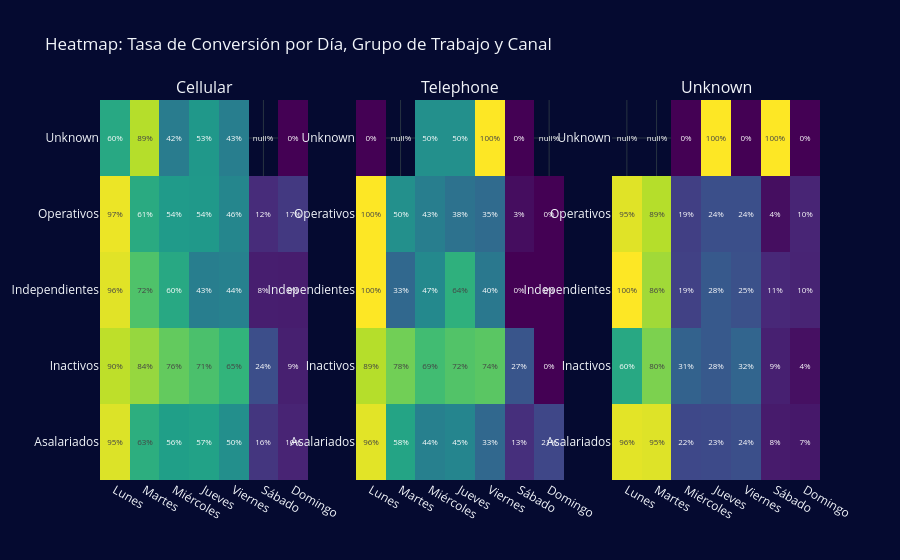

The notebook cell this image was saved under:
### Code cell
#heatmap
# Ordenar días
tasa_cruce_canal["day_of_week"] = pd.Categorical(
    tasa_cruce_canal["day_of_week"], categories=dias, ordered=True
)

# Un heatmap por canal
canales = tasa_cruce_canal["contact"].unique()

fig = make_subplots(
    rows=1, cols=len(canales),
    subplot_titles=[c.capitalize() for c in ["cellular", "telephone", "unknown"]]
)

for i, canal in enumerate(["cellular", "telephone", "unknown"], start=1):
    df_canal = (
        tasa_cruce_canal[tasa_cruce_canal["contact"] == canal]
        .pivot(index="job_group", columns="day_of_week", values="tasa_%")
    )

    fig.add_trace(
        go.Heatmap(
            z=df_canal.values,
            x=df_canal.columns.tolist(),
            y=df_canal.index.tolist(),
            colorscale="viridis",
            zmin=0, zmax=100,
            text=df_canal.values.round(0),
            texttemplate="%{text}%",
            showscale=False,
    
            colorbar=dict(title="Tasa (%)") if i == 3 else None
        ),
        row=1, col=i
    )

fig.update_layout(title="Heatmap: Tasa de Conversión por Día, Grupo de Trabajo y Canal")

fig.show()

### Figure 1 — Plotly figure (JSON) as saved in the notebook; plotly's stock layout.template omitted (floating-point values rounded to 4 significant figures)
{"data": [{"colorscale": [[0, "#440154"], [0.1111, "#482878"], [0.2222, "#3e4989"], [0.3333, "#31688e"], [0.4444, "#26828e"], [0.5556, "#1f9e89"], [0.6667, "#35b779"], [0.7778, "#6ece58"], [0.8889, "#b5de2b"], [1, "#fde725"]], "showscale": false, "text": [[95, 63, 56, 57, 50, 16, 10], [90, 84, 76, 71, 65, 24, 9], [96, 72, 60, 43, 44, 8, 8], [97, 61, 54, 54, 46, 12, 17], [60, 89, 42, 53, 43, null, 0]], "texttemplate": "%{text}%", "type": "heatmap", "x": ["Lunes", "Martes", "Miércoles", "Jueves", "Viernes", "Sábado", "Domingo"], "xaxis": "x", "y": ["Asalariados", "Inactivos", "Independientes", "Operativos", "Unknown"], "yaxis": "y", "z": [[94.97, 62.74, 56.2, 57.29, 49.55, 15.8, 9.88], [90.3, 83.96, 75.62, 70.94, 65.26, 23.94, 8.7], [95.65, 71.83, 60, 42.62, 43.82, 8.33, 7.89], [97.31, 60.98, 54.39, 53.65, 46.08, 12.29, 16.67], [60, 88.89, 41.67, 53.33, 42.86, null, 0]], "zmax": 100, "zmin": 0}, {"colorscale": [[0, "#440154"], [0.1111, "#482878"], [0.2222, "#3e4989"], [0.3333, "#31688e"], [0.4444, "#26828e"], [0.5556, "#1f9e89"], [0.6667, "#35b779"], [0.7778, "#6ece58"], [0.8889, "#b5de2b"], [1, "#fde725"]], "showscale": false, "text": [[96, 58, 44, 45, 33, 13, 21], [89, 78, 69, 72, 74, 27, 0], [100, 33, 47, 64, 40, 0, 0], [100, 50, 43, 38, 35, 3, 0], [0, null, 50, 50, 100, 0, null]], "texttemplate": "%{text}%", "type": "heatmap", "x": ["Lunes", "Martes", "Miércoles", "Jueves", "Viernes", "Sábado", "Domingo"], "xaxis": "x2", "y": ["Asalariados", "Inactivos", "Independientes", "Operativos", "Unknown"], "yaxis": "y2", "z": [[95.83, 58.18, 43.64, 45.45, 33.33, 13.46, 21.43], [88.89, 78.26, 69.05, 72.34, 73.91, 26.67, 0], [100, 33.33, 47.06, 63.64, 40, 0, 0], [100, 50, 42.86, 37.5, 34.62, 3.45, 0], [0, null, 50, 50, 100, 0, null]], "zmax": 100, "zmin": 0}, {"colorbar": {"title": {"text": "Tasa (%)"}}, "colorscale": [[0, "#440154"], [0.1111, "#482878"], [0.2222, "#3e4989"], [0.3333, "#31688e"], [0.4444, "#26828e"], [0.5556, "#1f9e89"], [0.6667, "#35b779"], [0.7778, "#6ece58"], [0.8889, "#b5de2b"], [1, "#fde725"]], "showscale": false, "text": [[96, 95, 22, 23, 24, 8, 7], [60, 80, 31, 28, 32, 9, 4], [100, 86, 19, 28, 25, 11, 10], [95, 89, 19, 24, 24, 4, 10], [null, null, 0, 100, 0, 100, 0]], "texttemplate": "%{text}%", "type": "heatmap", "x": ["Lunes", "Martes", "Miércoles", "Jueves", "Viernes", "Sábado", "Domingo"], "xaxis": "x3", "y": ["Asalariados", "Inactivos", "Independientes", "Operativos", "Unknown"], "yaxis": "y3", "z": [[95.92, 95.24, 21.92, 22.73, 24.47, 7.53, 6.64], [60, 80, 31.25, 27.78, 32.26, 8.82, 4.35], [100, 85.71, 19.44, 28.12, 25, 11.11, 10], [95.45, 88.89, 18.7, 24.41, 24.49, 3.81, 10.17], [null, null, 0, 100, 0, 100, 0]], "zmax": 100, "zmin": 0}], "layout": {"annotations": [{"font": {"size": 16}, "showarrow": false, "text": "Cellular", "x": 0.1444, "xanchor": "center", "xref": "paper", "y": 1, "yanchor": "bottom", "yref": "paper"}, {"font": {"size": 16}, "showarrow": false, "text": "Telephone", "x": 0.5, "xanchor": "center", "xref": "paper", "y": 1, "yanchor": "bottom", "yref": "paper"}, {"font": {"size": 16}, "showarrow": false, "text": "Unknown", "x": 0.8556, "xanchor": "center", "xref": "paper", "y": 1, "yanchor": "bottom", "yref": "paper"}], "title": {"text": "Heatmap: Tasa de Conversión por Día, Grupo de Trabajo y Canal"}, "xaxis": {"anchor": "y", "domain": [0, 0.2889]}, "xaxis2": {"anchor": "y2", "domain": [0.3556, 0.6444]}, "xaxis3": {"anchor": "y3", "domain": [0.7111, 1]}, "yaxis": {"anchor": "x", "domain": [0, 1]}, "yaxis2": {"anchor": "x2", "domain": [0, 1]}, "yaxis3": {"anchor": "x3", "domain": [0, 1]}}}
